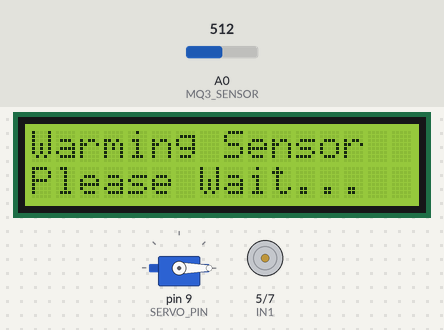
The sketch below on a simulated Arduino Uno, built with avr-gcc and run on an emulated ATmega328P. Shown: 16×2 character LCD, servo, motor-driver pin pairs drawn as motors (green arrow = first pin HIGH = forward, orange = second pin HIGH = backward, longer = more drive, scaled by the enable pin). Inputs (shaded band) come from the test bench; at power-on: A0 (MQ3_SENSOR) = 512. What the sketch prints to the serial monitor is not drawn.

Above: at 0.1 s.
At 30.2 s:
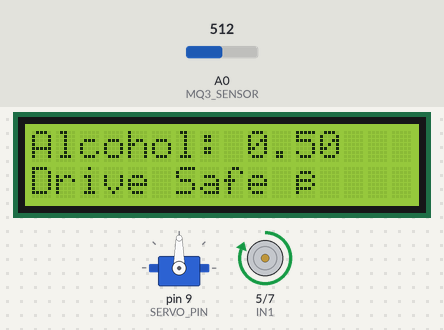
Timing chart, 0 to 31.7 s (numbered marks = the images above):
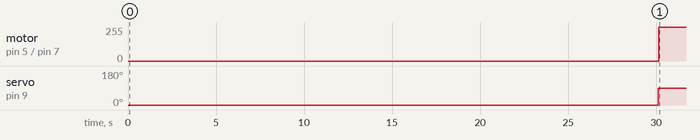

The sketch:

alcohol_detection.ino
```cpp
#include <Wire.h>
#include <LiquidCrystal_I2C.h>
#include <Servo.h>

// Initialize LCD
LiquidCrystal_I2C lcd(0x27, 16, 2);

// Define pins
#define MQ3_SENSOR A0
#define SERVO_PIN 9
#define ENA 6
#define IN1 5
#define IN2 7
#define BUTTON_PIN 8

// Thresholds (adjust based on calibration)
#define AUTHORIZED_BAC 0.9     // Lock vehicle
#define WARNING_BAC 0.8        // Reduced speed
#define FULL_SPEED 255         // Max PWM
#define REDUCED_SPEED 160      // Reduced PWM
#define MAX_VEHICLE_SPEED 1250 // For display only

Servo myServo;
bool ignitionOn = false;

void setup() {
  Serial.begin(9600);
  lcd.begin(16, 2);
  lcd.backlight();

  pinMode(MQ3_SENSOR, INPUT);
  pinMode(ENA, OUTPUT);
  pinMode(IN1, OUTPUT);
  pinMode(IN2, OUTPUT);
  pinMode(BUTTON_PIN, INPUT_PULLUP);  // Optional button

  myServo.attach(SERVO_PIN);
  myServo.write(0);  // Lock initially

  ignitionOn = false;
  Serial.println("Warming up MQ3 sensor...");
  lcd.setCursor(0, 0);
  lcd.print("Warming Sensor");
  lcd.setCursor(0, 1);
  lcd.print("Please Wait...");
  delay(30000); // MQ3 stabilization time
  lcd.clear();
  Serial.println("✅ Ready for Alcohol Test");
}

void loop() {
  int sensorValue = analogRead(MQ3_SENSOR);          // 0 - 1023
  float alcoholLevel = sensorValue / 1023.0;         // Normalize to 0.0 - 1.0

  lcd.clear();
  lcd.setCursor(0, 0);
  lcd.print("Alcohol: ");
  lcd.print(alcoholLevel, 2); // e.g., 0.76

  // Serial diagnostics
  Serial.print("MQ3 Raw: ");
  Serial.print(sensorValue);
  Serial.print(" | Level: ");
  Serial.println(alcoholLevel, 3);

  //  Decision Logic
  if (alcoholLevel > AUTHORIZED_BAC) {
    ignitionOn = false;
    myServo.write(0);  // Locked
    stopVehicle();
    lcd.setCursor(0, 1);
    lcd.print("Access Denied 🚫");
    Serial.println("🚨 BAC > 0.9 → VEHICLE LOCKED");
  }
  else if (alcoholLevel > WARNING_BAC) {
    ignitionOn = true;
    myServo.write(45);  // Partial Unlock
    driveVehicle(REDUCED_SPEED);
    lcd.setCursor(0, 1);
    lcd.print("Drive Slow ⚠");
    Serial.println("⚠ BAC 0.8–0.9 → REDUCED SPEED");
  }
  else {
    ignitionOn = true;
    myServo.write(90);  // Full Unlock
    driveVehicle(FULL_SPEED);
    lcd.setCursor(0, 1);
    lcd.print("Drive Safe ✅");
    Serial.println("✅ BAC < 0.8 → FULL SPEED");
  }

  delay(2000);
}

//  Motor Driving Logic
void driveVehicle(int speed) {
  float displaySpeed = (speed / 255.0) * MAX_VEHICLE_SPEED;
  Serial.print("🔧 Driving Motor @ PWM: ");
  Serial.print(speed);
  Serial.print(" → Approx: ");
  Serial.print(displaySpeed, 1);
  Serial.println(" km/h");

  digitalWrite(IN1, HIGH);
  digitalWrite(IN2, LOW);
  analogWrite(ENA, speed);
}

//  Stop Motor
void stopVehicle() {
  digitalWrite(IN1, LOW);
  digitalWrite(IN2, LOW);
  analogWrite(ENA, 0);
  Serial.println("🛑 Motor STOPPED");
}
```

Measured:
- by itself, motor on pin 5 (IN1) / pin 7 (IN2): stopped → forward 255/255 at 30.1 s
- by itself, servo on pin 9 (SERVO_PIN): 0° → 90° at 30.1 s
